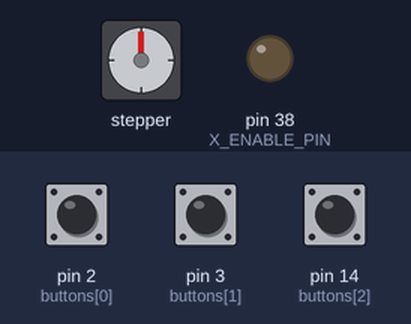
A sketch run on a simulated Arduino Mega 2560, built with avr-gcc and run on an emulated ATmega2560. On the bench: stepper motor, output pins drawn as LEDs (lit = HIGH). The inputs (shaded band) are chosen by the test bench; at power-on: pin 3 (buttons[1]) HIGH, pin 2 (buttons[0]) HIGH, pin 14 (buttons[2]) HIGH. Stepper angles assume 200 steps per turn.

Above: at 1.2 s.
1.3 s: pin 3 (buttons[1]) pulled LOW for 0.15 s
At 4.0 s:
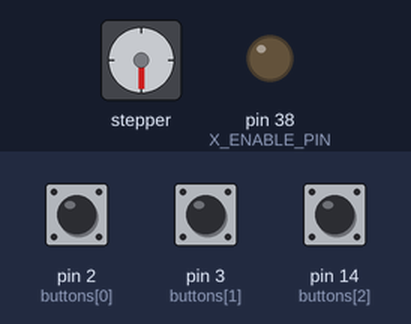
4.3 s: pin 2 (buttons[0]) pulled LOW for 0.15 s
At 4.45 s:
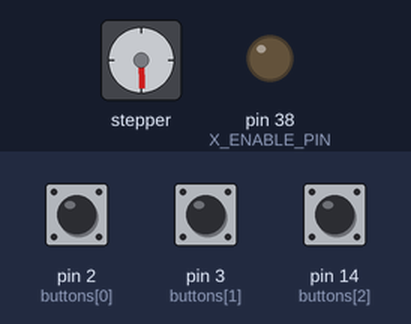
7.3 s: pin 14 (buttons[2]) pulled LOW for 0.15 s
At 7.45 s:
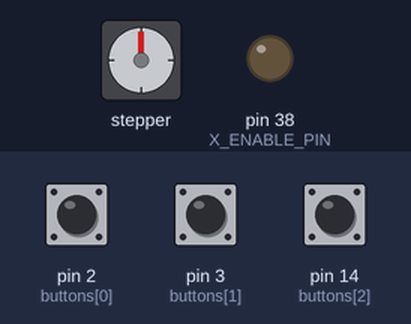
10.4 s: pin 2 (buttons[0]) pulled LOW for 1 s
At 10.65 s:
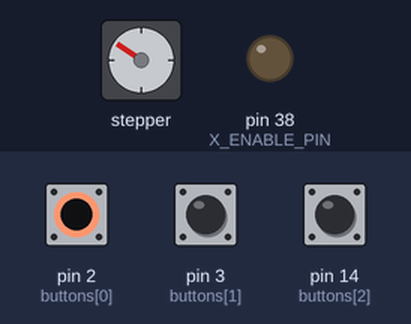
14.4 s: pin 3 (buttons[1]) pulled LOW for 1 s
At 14.85 s:
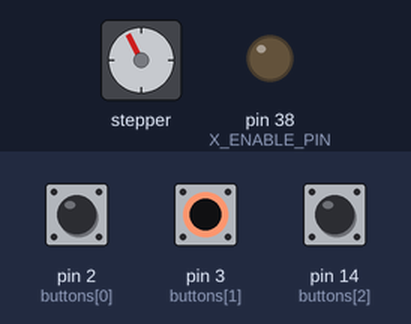
17.4 s: pin 14 (buttons[2]) pulled LOW for 1 s
At 17.85 s:
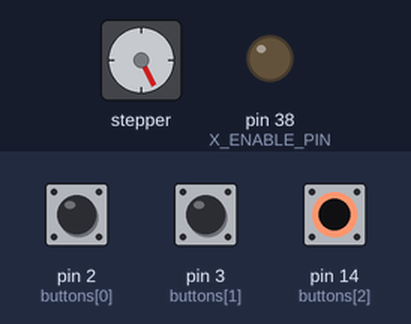
Timing chart, 0 to 20.5 s (numbered marks = the images above; inputs shaded):
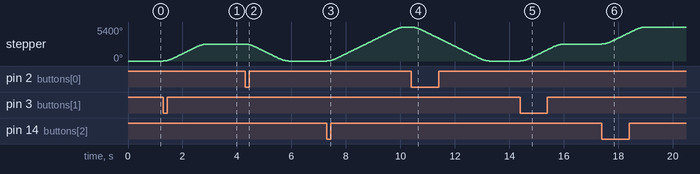

The sketch:

Stepper_Test_1.ino
```cpp
// (licence header left out)
#include <AccelStepper.h>

#define X_ENABLE_PIN       38

const byte buttons[] = { 2,3,14 };

// Define a stepper and the pins it will use
AccelStepper stepper(1, 54, 55); //InterfaceType (driver), stepPin, dirPin

void setup()
{
  pinMode(X_ENABLE_PIN, OUTPUT);
  digitalWrite(X_ENABLE_PIN    , LOW);
  for (int i = 0; i < sizeof(buttons); i++)
  {
    pinMode(buttons[i], INPUT_PULLUP);
  }
  Serial.begin(115200);
  stepper.setMaxSpeed(1500);
  stepper.setAcceleration(5000);
}
bool forward = true;
void loop()
{
  for (int i = 0; i < sizeof(buttons); i++)
  {
    //Serial.print(digitalRead(buttons[i]));
    if(!digitalRead(buttons[i]))
    {
      switch(i)
      {
        case 0:
          stepper.moveTo(0);
          break;
        case 1:
          stepper.moveTo(1500);
          break;
        case 2:
          stepper.moveTo(3000);
          break;
      }
    }

  }
  Serial.println();
    /*if (stepper.distanceToGo() == 0)
    {
	// Random change to speed, position and acceleration
	// Make sure we dont get 0 speed or accelerations
	delay(1000);

  if(forward)
  {
    stepper.moveTo(1200);
  stepper.setMaxSpeed(10000);
  stepper.setAcceleration(5000);
  forward = false;
  }
  else
  {
    stepper.moveTo(0);
  stepper.setMaxSpeed(10000);
  stepper.setAcceleration(5000);
  forward = true;
  }

    }*/
    stepper.run();
}
```

Measured:
- after the input at 1.3 s, stepper: turns 2700° clockwise in 1.6 s, starting at once
- after the input at 4.3 s, stepper: turns 2700° counter-clockwise in 1.6 s, starting at once
- after the input at 7.3 s, stepper: keeps turning clockwise at about 1888°/s, starting at once
- after the input at 10.4 s, stepper: turns 5400° counter-clockwise in 2.9 s, starting at once
- after the input at 14.4 s, stepper: turns 2700° clockwise in 1.6 s, starting at once
- after the input at 17.4 s, stepper: turns 2700° clockwise in 1.6 s, starting at once
